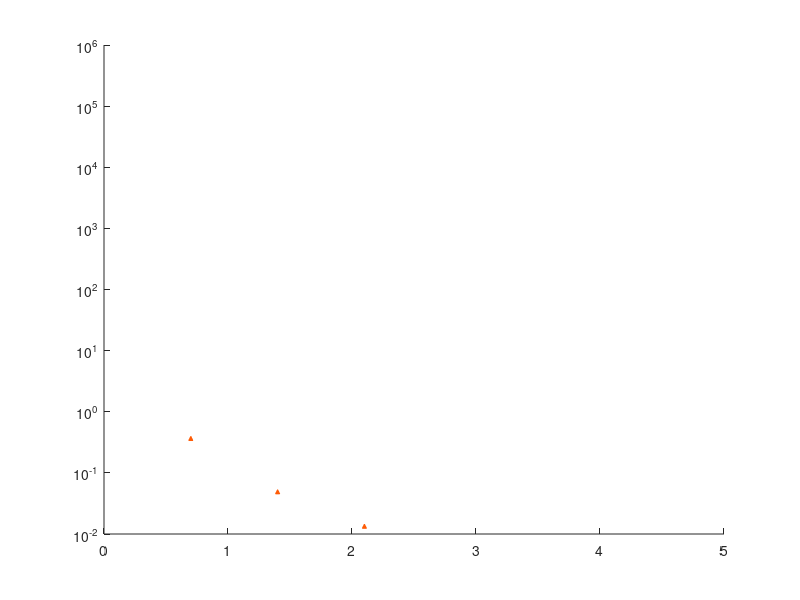

This chart was generated by the following MATLAB code: (Note: this script raises an error after producing the figure.)
function oes_scaling_cum

t1 = 3/7;
data1 = [1 142; 2 71; 3 8; 4 3];

t2 = 10/7;
data2 = [1 111; 2 109; 3 35; 4 15; 5 4; 6 2];

t3 = 3;
data3 = [1 140; 2 79; 3 38; 4 25; 5 11; 6 4; 7 1; 8 1; 11 1];

t4 = 6;
data4 = [1 73; 2 60; 3 44; 4 26; 5 22; 6 10; 7 3; 8 4; 10 2; 11 4; 13 2; 14 1; 20 1; 28 1];

t5 = 12;
data5 = [1 87; 2 87; 3 50; 4 52; 5 26; 6 24; 7 14; 8 8; 9 9; 10 8; 11 6; 12 7; 13 4; 14 3; 15 3; 16 2; 17 2; 20 2; 22 1; 26 1; 29 1];

t6 = 26;
data6 = [1 40; 2 59; 3 43; 4 18; 5 27; 6 23; 7 16; 8 12; 9 14; 10 10; 11 11; 12 5; 13 8; 14 7; 15 6; 16 3; 17 4; 18 3; 19 3; 20 4; 21 1; 22 2; 23 1; 24 3; 25 4; 27 1; 30 1; 33 1; 34 1; 35 5; 36 1; 37 2; 39 1; 50 2; 56 1; 85 1; 90 1];

t7 = 52;
data7 = [1 12; 2 18; 3 15; 4 14; 5 6; 6 11; 7 8; 8 6; 9 9; 10 9; 11 3; 12 4; 13 4; 14 2; 15 4; 16 4; 17 2; 18 4; 19 2; 20 2; 21 3; 22 4; 23 1; 24 5; 26 2; 27 4; 28 3; 29 1; 30 3; 31 3; 32 3; 33 2; 34 4; 35 2; 36 1; 37 1; 38 1; 40 1; 41 1; 42 1; 43 1; 44 1; 45 1; 47 2; 48 1; 49 1; 54 1; 55 3; 58 1; 60 2; 62 1; 63 1; 70 2; 75 1; 80 1; 85 1; 96 1; 110 1; 130 1; 140 1; 175 1];

ts = [t1 t2 t3 t4 t5 t6 t7];
data = {data1 data2 data3 data4 data5 data6 data7};
av = zeros(size(ts));
tot = zeros(size(ts));
for i = 1:numel(ts)
    tot(i) = sum(data{i}(:,2));
    av(i) = dot(data{i}(:,1), data{i}(:,2) / tot(i));
end

lambda = 0.7676;
r = 0.1926;
rho = 0.5164;
gamma = lambda * rho / (1-rho);
tau = rho / (r * lambda);

fh = figure;
gh = newplot(fh);
colours = [
 0.996078, 0.360784, 0.027451;
 0.996078, 0.988235, 0.0352941;
 0.541176, 0.713725, 0.027451;
 0.145098, 0.435294, 0.384314;
 0.00784314, 0.509804, 0.929412;
 0.152941, 0.113725, 0.490196;
 0.470588, 0.262745, 0.584314;
 0.890196, 0.0117647, 0.490196;
 0.905882, 0.027451, 0.129412
];
set(gh, 'NextPlot', 'add');
set(gh, 'XLim', [0 5], 'YLim', [1e-2 1e6], 'YScale', 'log');
for i = 1:numel(ts);
    lh = plot(gh, data{i}(:,1) / av(i), (1 - cumsum(data{i}(:,2)) / tot(i)) .* (10^(i-1)), '^', 'MarkerEdgeColor', colours(i,:), 'MarkerFaceColor', colours(i,:), 'MarkerSize', 3);
%     ah = get(lh, 'Annotation');
%     leh = get(ah, 'LegendInformation');
%     set(leh, 'IconDisplayStyle', 'off');
    ps = condPb2(exact_pops(lambda, r, lambda * rho / (1-rho), ts(i), floor(10*ts(i))+1));
    tav = dot(0:(numel(ps)-1), ps);
    plot(gh, (0:(numel(ps)-1)) / tav, (1 - cumsum(ps)) .* (10^(i-1)), '-', 'Color', colours(i,:));
    drawnow;
end
plot(gh, linspace(0,5,50), exp(-linspace(0,5,50)) .* 10^6, '-', 'Color', 'black', 'LineWidth', 1);

set(gh, 'YTickLabel', {'', '', '3 days', ...
    '10 days', ...
    '3 weeks', ...
    '6 weeks', ...
    '3 months', ...
    '6 months', ...
    '1 year'});
xlabel(gh, 'scaled clone size', 'FontName', 'Times', 'FontSize', 8);
set(gh, 'FontName', 'Times', 'FontSize', 8);

set(fh, 'PaperUnits', 'inches');
w = 4; h = 5;
set(fh, 'PaperSize', [w h]);
set(fh, 'PaperPosition', [0 0 w h]);

set(fh, 'Color', 'white');

print(fh, '-dpdf', 'oes-scaling-cum-b');

end
